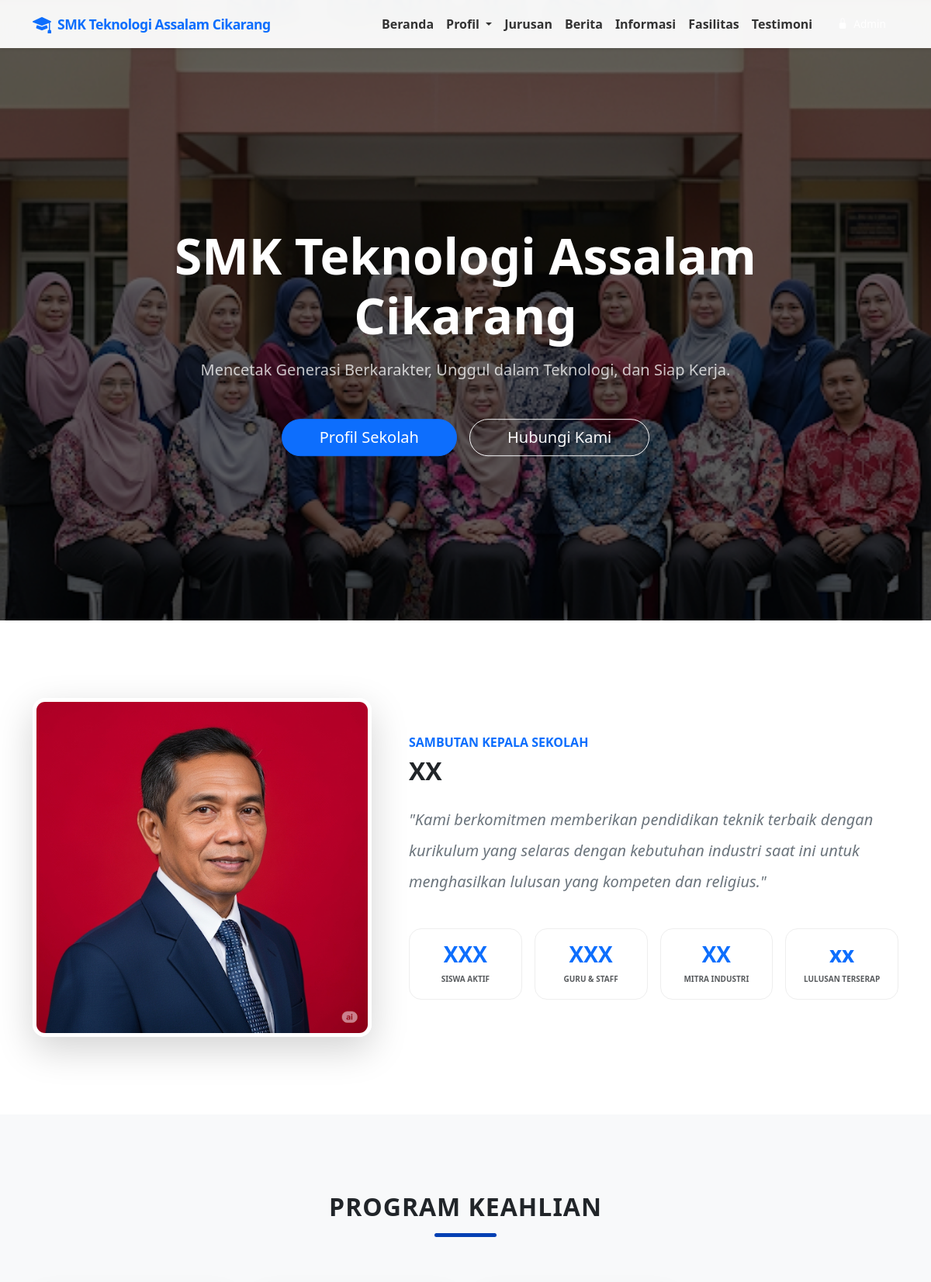
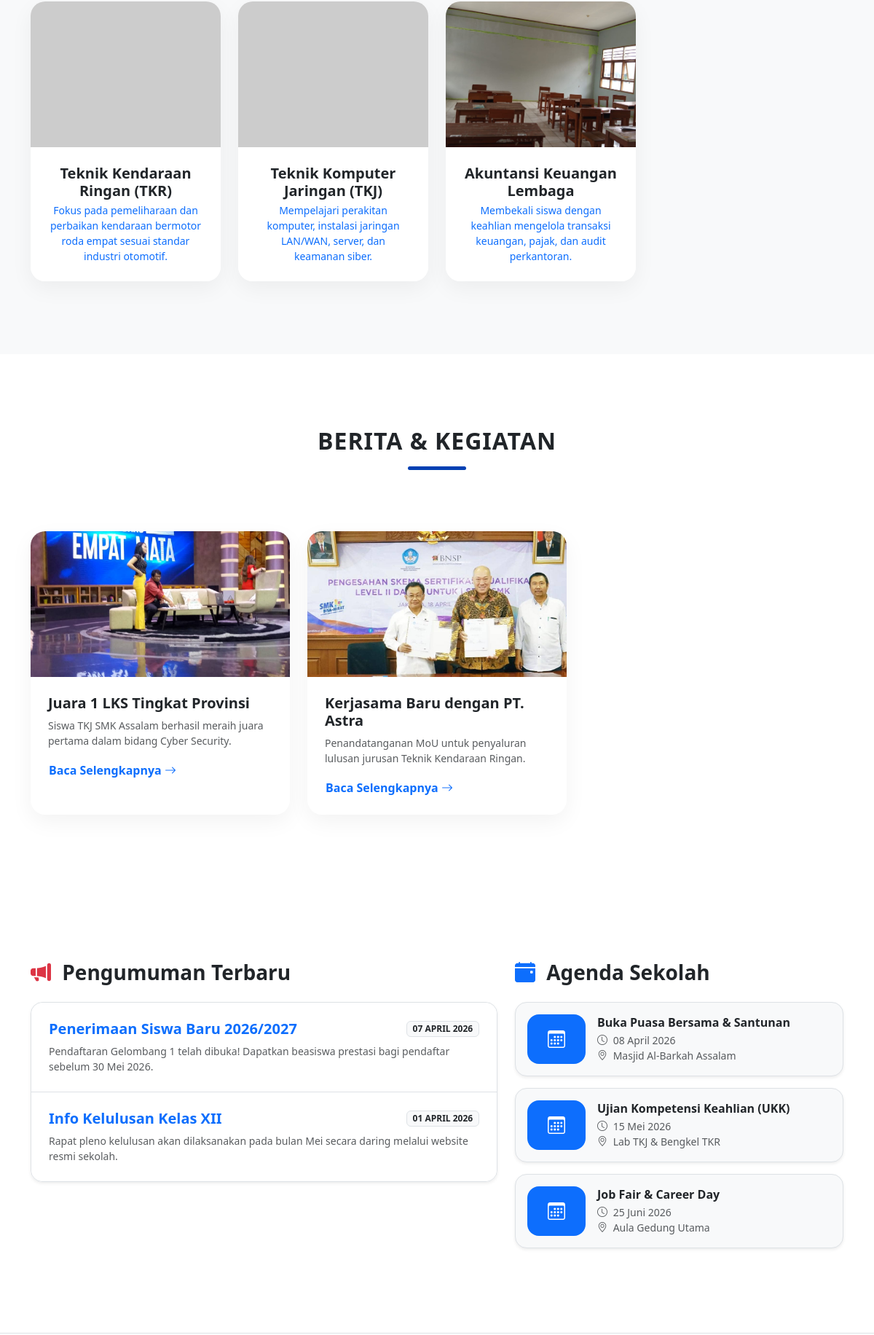
The page / (upper part) on the database its author committed (2 pictures, top to bottom).
### tables this page shows
CREATE TABLE `hero` (
  `id` int(11) NOT NULL,
  `judul_utama` varchar(255) NOT NULL,
  `subtitle` text NOT NULL,
  `img_slider_1` varchar(255) NOT NULL,
  `img_slider_2` varchar(255) NOT NULL
);

CREATE TABLE `sambutan` (
  `id` int(11) NOT NULL,
  `nama` varchar(150) NOT NULL,
  `foto` varchar(255) NOT NULL,
  `pesan` text NOT NULL
);

CREATE TABLE `statistik` (
  `id` int(11) NOT NULL,
  `label` varchar(100) NOT NULL,
  `angka` varchar(50) NOT NULL
);

CREATE TABLE `jurusan` (
  `id` int(11) NOT NULL,
  `nama` varchar(150) NOT NULL,
  `foto` varchar(255) NOT NULL,
  `deskripsi` text NOT NULL
);

CREATE TABLE `berita` (
  `id` int(11) NOT NULL,
  `judul` varchar(255) NOT NULL,
  `ringkasan` text NOT NULL,
  `gambar` varchar(255) NOT NULL
);

CREATE TABLE `pengumuman` (
  `id` int(11) NOT NULL,
  `judul` varchar(255) NOT NULL,
  `isi` text NOT NULL,
  `tanggal` varchar(50) NOT NULL
);

CREATE TABLE `agenda` (
  `id` int(11) NOT NULL,
  `kegiatan` varchar(255) NOT NULL,
  `waktu` varchar(100) NOT NULL,
  `tempat` varchar(255) NOT NULL
);

### index.php (the view, shortened to what this page needs)
<?php
include 'koneksi.php';
$hero     = mysqli_fetch_assoc(mysqli_query($conn, "SELECT * FROM hero LIMIT 1")) ?? [];
$sambutan = mysqli_fetch_assoc(mysqli_query($conn, "SELECT * FROM sambutan LIMIT 1")) ?? [];
$kontak   = mysqli_fetch_assoc(mysqli_query($conn, "SELECT * FROM kontak LIMIT 1")) ?? [];
$statistik  = mysqli_fetch_all(mysqli_query($conn, "SELECT * FROM statistik"), MYSQLI_ASSOC);
$jurusan    = mysqli_fetch_all(mysqli_query($conn, "SELECT * FROM jurusan"), MYSQLI_ASSOC);
$pengumuman = mysqli_fetch_all(mysqli_query($conn, "SELECT * FROM pengumuman"), MYSQLI_ASSOC);
$agenda     = mysqli_fetch_all(mysqli_query($conn, "SELECT * FROM agenda"), MYSQLI_ASSOC);
$berita     = mysqli_fetch_all(mysqli_query($conn, "SELECT * FROM berita"), MYSQLI_ASSOC);
?>
<!DOCTYPE html>
<html lang="id">
<head>
    <link href="https://cdn.jsdelivr.net/npm/bootstrap@5.3.0/dist/css/bootstrap.min.css" rel="stylesheet">
    <link rel="stylesheet" href="https://cdn.jsdelivr.net/npm/bootstrap-icons@1.11.0/font/bootstrap-icons.css">
</head>
<body data-bs-spy="scroll" data-bs-target="#mainNav">
    <nav id="mainNav" class="navbar navbar-expand-lg fixed-top shadow-sm py-2">
        <div class="container">
            <a class="navbar-brand fw-bold text-primary d-flex align-items-center" href="#">
                <i class="bi bi-mortarboard-fill me-2 fs-4"></i>
                <span style="letter-spacing: -0.5px; font-size: 1.1rem;"><?= $hero['judul_utama'] ?? '' ?></span>
            </a>
            <div class="collapse navbar-collapse" id="navbarNav">
                <ul class="navbar-nav ms-auto align-items-lg-center">
                    <li class="nav-item"><a class="nav-link px-lg-2 small fw-semibold" href="index.php">Beranda</a></li>
                    <li class="nav-item dropdown">
                        <a class="nav-link dropdown-toggle px-lg-2 small fw-semibold" href="#" id="navbarDropdownProfil" role="button" data-bs-toggle="dropdown" aria-expanded="false">
                            Profil
                        </a>
                    </li>
                    <li class="nav-item"><a class="nav-link px-lg-2 small fw-semibold" href="#jurusan">Jurusan</a></li>
                    <li class="nav-item"><a class="nav-link px-lg-2 small fw-semibold" href="#berita">Berita</a></li>
                    <li class="nav-item"><a class="nav-link px-lg-2 small fw-semibold" href="#informasi">Informasi</a></li>
                    <li class="nav-item"><a class="nav-link px-lg-2 small fw-semibold" href="#fasilitas">Fasilitas</a></li>
                    <li class="nav-item"><a class="nav-link px-lg-2 small fw-semibold" href="#testimoni">Testimoni</a></li>
                    <li class="nav-item ms-lg-2 mt-2 mt-lg-0">
                        <a class="nav-link btn btn-danger btn-sm text-white px-3 py-1 rounded-pill d-inline-block w-auto" href="dashboard" style="font-size: 0.85rem;">
                            <i class="bi bi-lock-fill me-1"></i> Admin
                        </a>
                    </li>
                </ul>
            </div>
        </div>
    </nav>
    <section id="hero" class="carousel slide hero-carousel" data-bs-ride="carousel">
        <div class="carousel-inner">
            <div class="carousel-item active"><img src="<?= $hero['img_slider_1'] ?? '' ?>" class="d-block w-100"></div>
        </div>
        <div class="hero-caption text-center">
            <h1 class="display-3 fw-bold mb-3 animate__animated animate__fadeInDown"><?= $hero['judul_utama'] ?? '' ?></h1>
            <p class="lead mb-5 opacity-75 animate__animated animate__fadeInUp"><?= $hero['subtitle'] ?? '' ?></p>
            <div class="d-flex justify-content-center gap-3">
                <a href="#profil" class="btn btn-primary btn-lg px-5 rounded-pill shadow-lg">Profil Sekolah</a>
                <a href="https://wa.me/<?= $kontak['wa'] ?? '' ?>" class="btn btn-outline-light btn-lg px-5 rounded-pill">Hubungi Kami</a>
            </div>
        </div>
    </section>
    <section id="profil" class="section-padding">
        <div class="container">
            <div class="row align-items-center g-5">
                <div class="col-lg-5">
                    <div class="position-relative">
                        <img src="<?= $sambutan['foto'] ?? '' ?>" class="img-fluid rounded-4 shadow-lg border border-5 border-white">
                    </div>
                </div>
                <div class="col-lg-7">
                    <h6 class="text-primary fw-bold text-uppercase mb-2">Sambutan Kepala Sekolah</h6>
                    <h2 class="fw-bold mb-4"><?= $sambutan['nama'] ?? '' ?></h2>
                    <p class="text-secondary fs-5 lh-lg mb-4" style="font-style: italic;">"<?= $sambutan['pesan'] ?? '' ?>"</p>
                    <div class="row g-3 mt-2">
                        <?php foreach($statistik as $s): ?>
                        <div class="col-6 col-md-3">
                            <div class="stat-box p-3 text-center rounded-4 bg-white">
                                <h3 class="fw-bold text-primary mb-0"><?= $s['angka'] ?></h3>
                                <small class="text-muted text-uppercase fw-bold" style="font-size: 10px;"><?= $s['label'] ?></small>
                            </div>
                        </div>
                        <?php endforeach; ?>
                    </div>
                </div>
            </div>
        </div>
    </section>
    <section id="jurusan" class="section-padding bg-light">
    <div class="container text-center">
        <h2 class="section-title">Program Keahlian</h2>
        <div class="row g-4">
            <?php foreach($jurusan as $j): ?>
            <div class="col-md-6 col-lg-3">
                <div class="card card-custom h-100">
                    <img src="<?= $j['foto'] ?>" class="card-img-top img-jurusan" alt="<?= $j['nama'] ?>" onerror="this.src='https://placehold.co/600x800?text=Jurusan'">
                    <div class="card-body bg-white p-4">
                        <h5 class="fw-bold mb-1"><?= $j['nama'] ?></h5>
                        <p class="text-primary small mb-0 fw-medium"><?= $j['deskripsi'] ?></p>
                    </div>
                </div>
            </div>
            <?php endforeach; ?>
        </div>
    </div>
    </section>
    <section id="berita" class="section-padding">
        <div class="container">
            <div class="text-center">
                <h2 class="section-title">Berita & Kegiatan</h2>
            </div>
            <div class="row g-4 mt-2">
                <?php foreach($berita as $b): ?>
                <div class="col-md-6 col-lg-4">
                    <div class="card card-custom h-100">
                        <img src="<?= $b['gambar'] ?>" class="card-img-top img-berita" alt="Berita" onerror="this.src='https://placehold.co/600x800?text=Berita'">
                        <div class="card-body p-4">
                            <h5 class="fw-bold text-dark"><?= $b['judul'] ?></h5>
                            <p class="text-muted small"><?= $b['ringkasan'] ?></p>
                            <a href="#" class="btn btn-link text-primary p-0 fw-bold text-decoration-none">Baca Selengkapnya <i class="bi bi-arrow-right"></i></a>
                        </div>
                    </div>
                </div>
                <?php endforeach; ?>
            </div>
        </div>
    </section>
    <section id="informasi" class="section-padding bg-white border-bottom">
        <div class="container">
            <div class="row g-4">
                <div class="col-lg-7">
                    <h3 class="fw-bold mb-4"><i class="bi bi-megaphone-fill text-danger me-2"></i> Pengumuman Terbaru</h3>
                    <div class="list-group list-group-flush border rounded-4 overflow-hidden shadow-sm">
                        <?php foreach($pengumuman as $p): ?>
                        <div class="list-group-item p-4">
                            <div class="d-flex justify-content-between align-items-center mb-2">
                                <h5 class="fw-bold mb-0 text-primary"><?= $p['judul'] ?></h5>
                                <span class="badge bg-light text-dark border"><?= $p['tanggal'] ?></span>
                            </div>
                            <p class="text-muted mb-0 small"><?= $p['isi'] ?></p>
                        </div>
                        <?php endforeach; ?>
                    </div>
                </div>
                <div class="col-lg-5">
                    <h3 class="fw-bold mb-4"><i class="bi bi-calendar-event-fill text-primary me-2"></i> Agenda Sekolah</h3>
                    <?php foreach($agenda as $a): ?>
                    <div class="d-flex align-items-center mb-3 p-3 border rounded-4 bg-light shadow-sm">
                        <div class="bg-primary text-white p-3 rounded-4 text-center me-3" style="min-width: 80px;">
                            <i class="bi bi-calendar3 fs-4"></i>
                        </div>
                        <div>
                            <h6 class="fw-bold mb-1"><?= $a['kegiatan'] ?></h6>
                            <small class="text-muted d-block"><i class="bi bi-clock me-1"></i> <?= $a['waktu'] ?></small>
                            <small class="text-muted d-block"><i class="bi bi-geo-alt me-1"></i> <?= $a['tempat'] ?></small>
                        </div>
                    </div>
                    <?php endforeach; ?>
                </div>
            </div>
        </div>
    </section>
<?php
include 'footer.php';
?>

### index.php (style rules this page uses)
:root { --primary-color: #0440b3; --accent-color: #ffc107; }
body { font-family: 'Segoe UI', Tahoma, Geneva, Verdana, sans-serif; scroll-behavior: smooth; overflow-x: hidden; }
.navbar { background: rgba(255, 255, 255, 0.95); backdrop-filter: blur(10px); transition: 0.4s; }
.nav-link { font-weight: 500; color: #333; transition: 0.3s; }
.hero-carousel img { height: 100vh; object-fit: cover; filter: brightness(0.4); }
.hero-caption { position: absolute; top: 55%; left: 50%; transform: translate(-50%, -50%); color: white; width: 85%; z-index: 10; }
.section-padding { padding: 100px 0; }
.section-title { font-weight: 800; margin-bottom: 60px; position: relative; padding-bottom: 20px; text-transform: uppercase; letter-spacing: 1px; }
.section-title::after { content: ''; position: absolute; bottom: 0; left: 50%; transform: translateX(-50%); width: 80px; height: 5px; background: var(--primary-color); border-radius: 10px; }
.card-custom { border: none; border-radius: 20px; transition: 0.4s; overflow: hidden; box-shadow: 0 10px 30px rgba(0,0,0,0.05); background: #fff; }
.card-custom img { transition: transform 0.5s ease; }
.img-berita { height: 200px; object-fit: cover; }
.stat-box { transition: 0.3s; border: 1px solid #eee; background: #fff; }
.stat-box h3 { color: var(--primary-color); transition: 0.3s; }
.stat-box small { color: #6c757d; transition: 0.3s; }
.img-jurusan { height: 200px; object-fit: cover; width: 100%; }

### rows shown on the page
hero: judul_utama "SMK Teknologi Assalam Cikarang", img_slider_1 (picture), subtitle "Mencetak Generasi Berkarakter, Unggul dalam Teknologi, dan Siap Kerja."
sambutan: foto (picture), nama "XX", pesan "Kami berkomitmen memberikan pendidikan teknik terbaik dengan kurikulum yang selaras dengan kebutuhan industri saat ini untuk menghasilkan lulusan yang kompeten dan religius."
statistik: angka "XXX", label "SISWA AKTIF"
statistik: angka "XXX", label "GURU & STAFF"
statistik: angka "XX", label "MITRA INDUSTRI"
statistik: angka "xx", label "LULUSAN TERSERAP"
jurusan: nama "Teknik Kendaraan Ringan (TKR)", deskripsi "Fokus pada pemeliharaan dan perbaikan kendaraan bermotor roda empat sesuai standar industri otomotif."
jurusan: nama "Teknik Komputer Jaringan (TKJ)", deskripsi "Mempelajari perakitan komputer, instalasi jaringan LAN/WAN, server, dan keamanan siber."
jurusan: foto (picture), nama "Akuntansi Keuangan Lembaga", deskripsi "Membekali siswa dengan keahlian mengelola transaksi keuangan, pajak, dan audit perkantoran."
berita: gambar (picture), judul "Juara 1 LKS Tingkat Provinsi", ringkasan "Siswa TKJ SMK Assalam berhasil meraih juara pertama dalam bidang Cyber Security."
berita: gambar (picture), judul "Kerjasama Baru dengan PT. Astra", ringkasan "Penandatanganan MoU untuk penyaluran lulusan jurusan Teknik Kendaraan Ringan."
pengumuman: judul "Penerimaan Siswa Baru 2026/2027", tanggal "07 APRIL 2026", isi "Pendaftaran Gelombang 1 telah dibuka! Dapatkan beasiswa prestasi bagi pendaftar sebelum 30 Mei 2026."
pengumuman: judul "Info Kelulusan Kelas XII", tanggal "01 APRIL 2026", isi "Rapat pleno kelulusan akan dilaksanakan pada bulan Mei secara daring melalui website resmi sekolah."
agenda: kegiatan "Buka Puasa Bersama & Santunan", waktu "08 April 2026", tempat "Masjid Al-Barkah Assalam"
agenda: kegiatan "Ujian Kompetensi Keahlian (UKK)", waktu "15 Mei 2026", tempat "Lab TKJ & Bengkel TKR"
agenda: kegiatan "Job Fair & Career Day", waktu "25 Juni 2026", tempat "Aula Gedung Utama"
